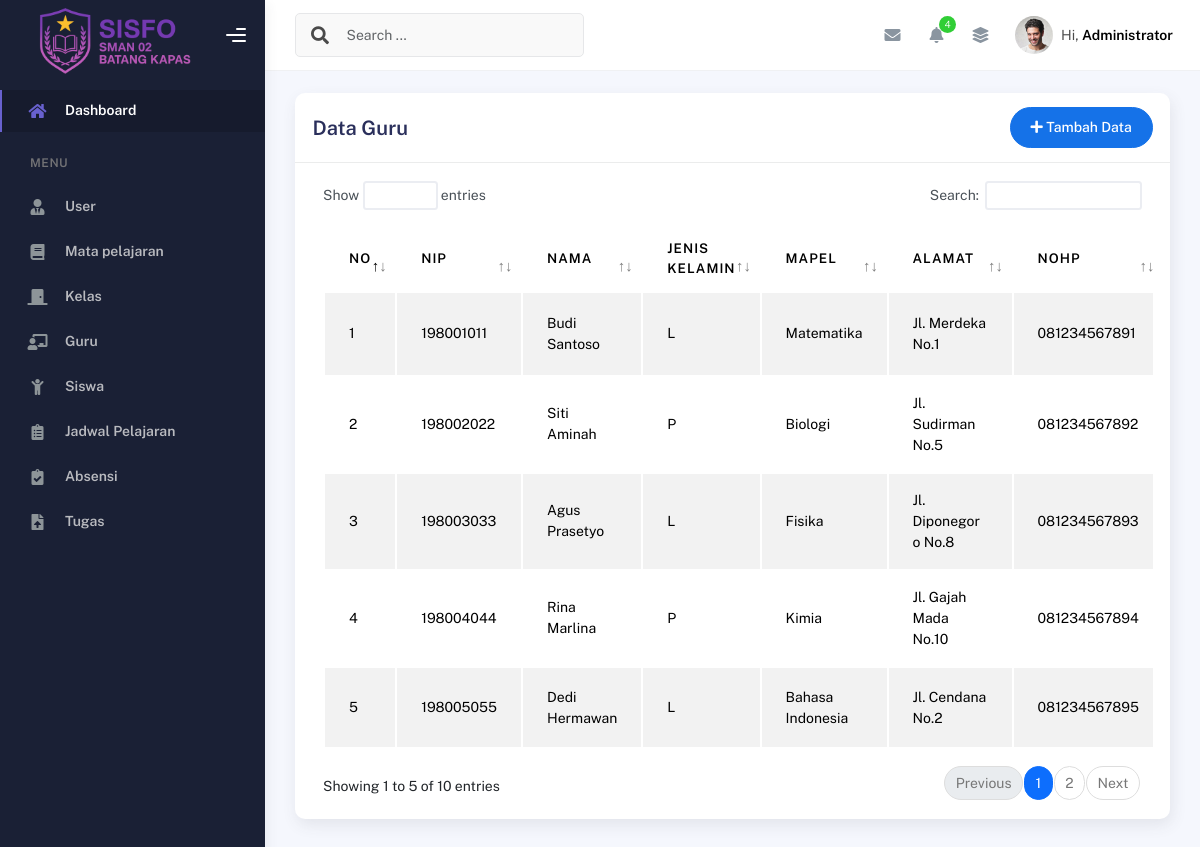
Screenshot of /index.php?page=guru/index (signed in) with the database file from the repository.
### tables this page shows
CREATE TABLE `tb_guru` (
  `id_guru` int(11) NOT NULL,
  `nip` varchar(255) NOT NULL,
  `nama` varchar(255) NOT NULL,
  `jenis_kelamin` enum('L','P') NOT NULL,
  `id_mapel` int(11) DEFAULT NULL,
  `alamat` text NOT NULL,
  `no_hp` varchar(255) NOT NULL,
  `email` varchar(255) NOT NULL,
  `foto_guru` varchar(255) NOT NULL
);

CREATE TABLE `tb_mapel` (
  `id_mapel` int(11) NOT NULL,
  `kode_mapel` varchar(20) NOT NULL,
  `nama_mapel` varchar(100) NOT NULL
);

### index.php (called while the page is built, shortened)
<?php
include "layout/header.php";
include "layout/sidebar.php";
include "layout/navbar.php";
include "content.php";
include "layout/footer.php";

### guru/index.php (the view, shortened to what this page needs)
<div class="container">
  <div class="page-inner">
    <div class="col-md-12">
      <div class="card">
        <div class="card-header">
          <div class="d-flex align-items-center">
            <h4 class="card-title">Data Guru</h4>
            <a class="btn btn-primary btn-round ms-auto" href="?page=guru/tambah">
              <i class="fa fa-plus"></i>
              Tambah Data
            </a>
          </div>
        </div>
        <div class="card-body">
          <div class="table-responsive">
            <table id="add-row" class="display table table-striped table-hover">
              <thead>
                <tr>
                  <th>No</th>
                  <th>Nip</th>
                  <th>Nama</th>
                  <th>Jenis Kelamin</th>
                  <th>Mapel</th>
                  <th>Alamat</th>
                  <th>Nohp</th>
                </tr>
              </thead>
              <tbody>
                <?php
                $no = 1;
                $query = mysqli_query($koneksi, "SELECT * FROM tb_guru tk JOIN tb_mapel tg ON tk.id_mapel = tg.id_mapel");
                while ($data = mysqli_fetch_array($query)) {
                ?>
                  <tr>
                    <td><?= $no++ ?></td>
                    <td><?= $data['nip'] ?></td>
                    <td><?= $data['nama'] ?></td>
                    <td><?= $data['jenis_kelamin'] ?></td>
                    <td><?= $data['nama_mapel'] ?></td>
                    <td><?= $data['alamat'] ?></td>
                    <td><?= $data['no_hp'] ?></td>
                  </tr>
                <?php } ?>
              </tbody>
            </table>
          </div>
        </div>
      </div>
    </div>
  </div>
</div>
</div>

### rows the page displays
tb_guru: nip "198001011", nama "Budi Santoso", jenis_kelamin "L", id_mapel.nama_mapel "Matematika", alamat "Jl. Merdeka No.1", no_hp "081234567891"
tb_guru: nip "198002022", nama "Siti Aminah", jenis_kelamin "P", id_mapel.nama_mapel "Biologi", alamat "Jl. Sudirman No.5", no_hp "081234567892"
tb_guru: nip "198003033", nama "Agus Prasetyo", jenis_kelamin "L", id_mapel.nama_mapel "Fisika", alamat "Jl. Diponegoro No.8", no_hp "081234567893"
tb_guru: nip "198004044", nama "Rina Marlina", jenis_kelamin "P", id_mapel.nama_mapel "Kimia", alamat "Jl. Gajah Mada No.10", no_hp "081234567894"
tb_guru: nip "198005055", nama "Dedi Hermawan", jenis_kelamin "L", id_mapel.nama_mapel "Bahasa Indonesia", alamat "Jl. Cendana No.2", no_hp "081234567895"

### other values shown
$_SESSION['nama'] "Administrator"
